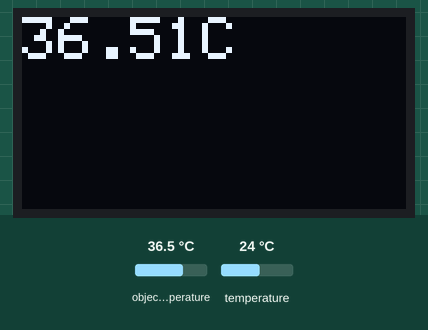
The sketch below on a simulated Arduino Uno, built with avr-gcc and run on an emulated ATmega328P. Shown: 128×64 one-colour display. Inputs (shaded band) come from the test bench; at power-on: object temperature 36.5 °C, temperature 24 °C. What the sketch prints to the serial monitor is not drawn.

Above: at 1.5 s.
1.6 s: object temperature set to 20 °C
At 2.2 s:
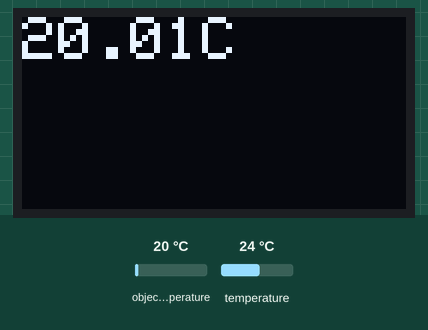
3.4 s: object temperature set to 26 °C
At 4.3 s:
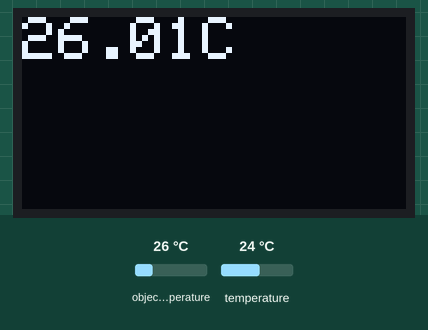
5.0 s: object temperature set to 32 °C
At 6.4 s:
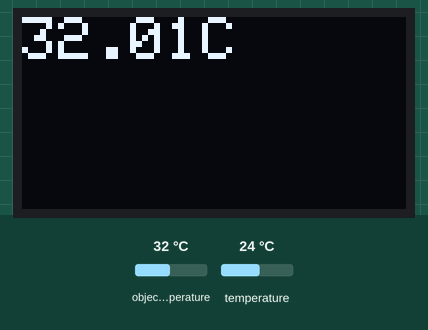
Timing chart, 0 to 8.0 s (numbered marks = the images above; inputs shaded):
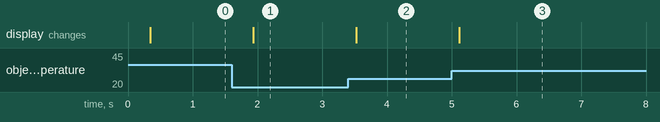

The sketch:

i2c.ino
```cpp
#include <Wire.h>
#include <Adafruit_MLX90614.h>
#include <Adafruit_SSD1306.h>

#define SCREEN_WIDTH 128 // OLED display width, in pixels
#define SCREEN_HEIGHT 64 // OLED display height, in pixels

Adafruit_SSD1306 display(SCREEN_WIDTH, SCREEN_HEIGHT, &Wire, -1);Adafruit_MLX90614 mlx = Adafruit_MLX90614();

void setup()
{
    Serial.begin(115200);
    Serial.println("Adafruit MLX90614 test");

    if (!display.begin(SSD1306_SWITCHCAPVCC, 0x3C))
    { // Address 0x3D for 128x64
        Serial.println(F("SSD1306 allocation failed"));
        for (;;)
            ;
    }

    display.clearDisplay();
    display.setRotation(4);
    display.setTextSize(1);
    display.setTextColor(WHITE);
    display.setCursor(0, 35);
    display.println("Initializing Temp");
    display.display();
    delay(250);
    display.clearDisplay();

    mlx.begin();
}

void loop()
{

    Serial.print("Ambient = ");
    Serial.print(mlx.readAmbientTempC());
    Serial.print("*C\tObject = ");
    Serial.print(mlx.readObjectTempC());
    Serial.println("*C");

    display.clearDisplay();
    display.setTextSize(2); // Size 2 means each pixel is 12 width and 16 high
    display.setCursor(0,0);
    display.print(mlx.readObjectTempC());
    //display.setCursor(95, 10);
    display.print("C");
    display.display();

    Serial.println();
    delay(500);
}
```

Measured:
- after the input at 1.6 s, the display: changes after 0.33 s (image 1)
- after the input at 3.4 s, the display: changes after 0.12 s (image 2)
- after the input at 5.0 s, the display: changes after 0.11 s (image 3)
